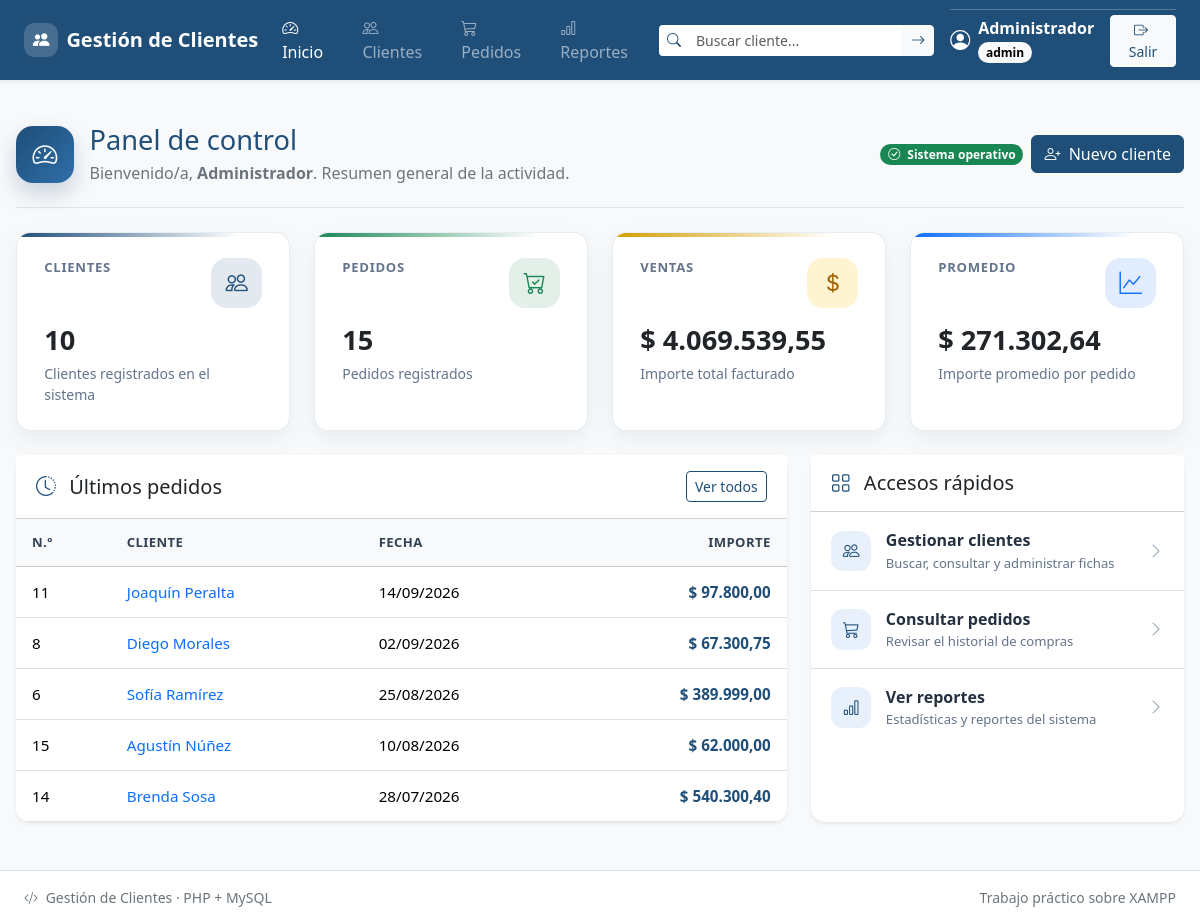
The page /panel.php (signed in) on the database its author committed.
### tables this page shows
CREATE TABLE `pedidos` (
  `id` int(11) NOT NULL,
  `cliente_id` int(11) NOT NULL,
  `descripcion` varchar(150) NOT NULL,
  `importe` decimal(10,2) NOT NULL,
  `fecha_pedido` date NOT NULL
);

CREATE TABLE `clientes` (
  `id` int(11) NOT NULL,
  `nombre` varchar(80) NOT NULL,
  `email` varchar(120) NOT NULL,
  `telefono` varchar(30) DEFAULT NULL,
  `ciudad` varchar(60) DEFAULT NULL,
  `fecha_alta` date NOT NULL
);

### includes/funciones.php (called while the page is built, shortened)
<?php
function e($texto): string
{
    return htmlspecialchars(
        (string) ($texto ?? ''),
        ENT_QUOTES | ENT_SUBSTITUTE,
        'UTF-8'
    );
}
    ?>

### includes/auth.php (called while the page is built, shortened)
<?php
function esAdmin(): bool
{
    return ($_SESSION['rol'] ?? '') === 'admin';
}

### panel.php (the view, shortened to what this page needs)
<?php
require_once __DIR__ . '/config/conexion.php';
require_once __DIR__ . '/includes/auth.php';
require_once __DIR__ . '/includes/funciones.php';
try {
    $totalClientes = (int) $pdo->query('SELECT COUNT(*) FROM clientes')->fetchColumn();
    $resumenPedidos = $pdo->query(
        'SELECT COUNT(*) AS cantidad,
                COALESCE(SUM(importe), 0) AS total,
                COALESCE(AVG(importe), 0) AS promedio
         FROM pedidos'
    )->fetch() ?: ['cantidad' => 0, 'total' => 0, 'promedio' => 0];
    $ultimosPedidos = $pdo->query(
        'SELECT p.id, p.fecha_pedido, p.descripcion, p.importe,
                c.id AS cliente_id, c.nombre AS cliente
         FROM pedidos p
         INNER JOIN clientes c ON c.id = p.cliente_id
         ORDER BY p.fecha_pedido DESC, p.id DESC
         LIMIT 5'
    )->fetchAll();
} catch (PDOException $error) {
    registrar_error($error, 'panel');
    http_response_code(500);
    exit('No se pudo cargar el panel principal.');
}
require_once __DIR__ . '/includes/header.php';
require_once __DIR__ . '/includes/menu.php';
?>
<main id="contenidoPrincipal" class="contenedor contenedor-dashboard">
    <div class="dashboard-header d-flex flex-column flex-md-row
                justify-content-between align-items-md-center gap-3 mb-4">
        <div class="d-flex align-items-start align-items-sm-center gap-3">
            <span class="dashboard-page-icon" aria-hidden="true">
                <i class="bi bi-speedometer2"></i>
            </span>
            <div>
                <h1 class="dashboard-title mb-1">Panel de control</h1>
                <p class="text-secondary mb-0">
                    Bienvenido/a, <strong><?= e($nombreUsuario) ?></strong>.
                    Resumen general de la actividad.
                </p>
            </div>
        </div>
        <div class="d-flex flex-wrap align-items-center gap-2
                    align-self-start align-self-md-center">
            <span class="badge rounded-pill text-bg-success">
                <i class="bi bi-check-circle me-1" aria-hidden="true"></i>
                Sistema operativo
            </span>
            <?php if (esAdmin()): ?>
                <a href="clientes/nuevo.php" class="btn btn-primary">
                    <i class="bi bi-person-plus me-1" aria-hidden="true"></i>
                    Nuevo cliente
                </a>
            <?php endif; ?>
        </div>
    </div>
    <div class="row g-4 mb-4">
        <div class="col-12 col-md-6 col-lg-3">
            <div class="card dashboard-stat dashboard-stat-clientes border-0 shadow-sm h-100">
                <div class="card-body">
                    <div class="d-flex justify-content-between align-items-start gap-3">
                        <p class="dashboard-stat-label">Clientes</p>
                        <span class="dashboard-icon dashboard-icon-clientes" aria-hidden="true">
                            <i class="bi bi-people"></i>
                        </span>
                    </div>
                    <p class="indicador-valor mb-0"><?= $totalClientes ?></p>
                    <p class="dashboard-stat-meta">Clientes registrados en el sistema</p>
                </div>
            </div>
        </div>
        <div class="col-12 col-md-6 col-lg-3">
            <div class="card dashboard-stat dashboard-stat-pedidos border-0 shadow-sm h-100">
                <div class="card-body">
                    <div class="d-flex justify-content-between align-items-start gap-3">
                        <p class="dashboard-stat-label">Pedidos</p>
                        <span class="dashboard-icon dashboard-icon-pedidos" aria-hidden="true">
                            <i class="bi bi-cart-check"></i>
                        </span>
                    </div>
                    <p class="indicador-valor mb-0">
                        <?= (int) $resumenPedidos['cantidad'] ?>
                    </p>
                    <p class="dashboard-stat-meta">Pedidos registrados</p>
                </div>
            </div>
        </div>
        <div class="col-12 col-md-6 col-lg-3">
            <div class="card dashboard-stat dashboard-stat-ventas border-0 shadow-sm h-100">
                <div class="card-body">
                    <div class="d-flex justify-content-between align-items-start gap-3">
                        <p class="dashboard-stat-label">Ventas</p>
                        <span class="dashboard-icon dashboard-icon-ventas" aria-hidden="true">
                            <i class="bi bi-currency-dollar"></i>
                        </span>
                    </div>
                    <p class="indicador-valor mb-0">
                        $ <?= e(number_format((float) $resumenPedidos['total'], 2, ',', '.')) ?>
                    </p>
                    <p class="dashboard-stat-meta">Importe total facturado</p>
                </div>
            </div>
        </div>
        <div class="col-12 col-md-6 col-lg-3">
            <div class="card dashboard-stat dashboard-stat-promedio border-0 shadow-sm h-100">
                <div class="card-body">
                    <div class="d-flex justify-content-between align-items-start gap-3">
                        <p class="dashboard-stat-label">Promedio</p>
                        <span class="dashboard-icon dashboard-icon-promedio" aria-hidden="true">
                            <i class="bi bi-graph-up"></i>
                        </span>
                    </div>
                    <p class="indicador-valor mb-0">
                        $ <?= e(number_format((float) $resumenPedidos['promedio'], 2, ',', '.')) ?>
                    </p>
                    <p class="dashboard-stat-meta">Importe promedio por pedido</p>
                </div>
            </div>
        </div>
    </div>
    <div class="row g-4">
        <div class="col-12 col-xl-8">
            <div class="card dashboard-panel border-0 shadow-sm h-100">
                <div class="card-header bg-white d-flex justify-content-between
                            align-items-center gap-2">
                    <h2 class="h5 mb-0">
                        <i class="bi bi-clock-history me-2 text-primary"
                           aria-hidden="true"></i>
                        Últimos pedidos
                    </h2>
                    <a href="pedidos/listar.php" class="btn btn-sm btn-outline-primary">
                        Ver todos
                    </a>
                </div>
                <div class="table-responsive">
                    <table class="table table-hover align-middle dashboard-table mb-0">
                        <thead class="table-light">
                            <tr>
                                <th scope="col">N.º</th>
                                <th scope="col">Cliente</th>
                                <th scope="col">Fecha</th>
                                <th scope="col" class="text-end">Importe</th>
                            </tr>
                        </thead>
                        <tbody>
                            <?php if (!$ultimosPedidos): ?>
                                <tr>
                                    <td colspan="4"
                                        class="text-center text-secondary py-4">
                                        No hay pedidos registrados.
                                    </td>
                                </tr>
                            <?php else: ?>
                                <?php foreach ($ultimosPedidos as $pedido): ?>
                                    <tr>
                                        <td><?= (int) $pedido['id'] ?></td>
                                        <td>
                                            <a href="clientes/ver.php?id=<?= (int) $pedido['cliente_id'] ?>"
                                               class="text-decoration-none fw-medium">
                                                <?= e($pedido['cliente']) ?>
                                            </a>
                                        </td>
                                        <td><?= e(date('d/m/Y', strtotime((string) $pedido['fecha_pedido']))) ?></td>
                                        <td class="text-end text-nowrap dashboard-importe">
                                            $ <?= e(number_format((float) $pedido['importe'], 2, ',', '.')) ?>
                                        </td>
                                    </tr>
                                <?php endforeach; ?>
                            <?php endif; ?>
                        </tbody>
                    </table>
                </div>
            </div>
        </div>
        <div class="col-12 col-xl-4">
            <div class="card dashboard-panel border-0 shadow-sm h-100">
                <div class="card-header bg-white">
                    <h2 class="h5 mb-0">
                        <i class="bi bi-grid me-2 text-primary" aria-hidden="true"></i>
                        Accesos rápidos
                    </h2>
                </div>
                <div class="list-group list-group-flush">
                    <a href="clientes/listar.php"
                       class="list-group-item list-group-item-action dashboard-action">
                        <span class="dashboard-action-icon" aria-hidden="true">
                            <i class="bi bi-people"></i>
                        </span>
                        <span class="dashboard-action-content">
                            <span class="dashboard-action-title">Gestionar clientes</span>
                            <span class="dashboard-action-text">
                                Buscar, consultar y administrar fichas
                            </span>
                        </span>
                        <i class="bi bi-chevron-right" aria-hidden="true"></i>
                    </a>
                    <a href="pedidos/listar.php"
                       class="list-group-item list-group-item-action dashboard-action">
                        <span class="dashboard-action-icon" aria-hidden="true">
                            <i class="bi bi-cart3"></i>
                        </span>
                        <span class="dashboard-action-content">
                            <span class="dashboard-action-title">Consultar pedidos</span>
                            <span class="dashboard-action-text">
                                Revisar el historial de compras
                            </span>
                        </span>
                        <i class="bi bi-chevron-right" aria-hidden="true"></i>
                    </a>
                    <a href="reportes/index.php"
                       class="list-group-item list-group-item-action dashboard-action">
                        <span class="dashboard-action-icon" aria-hidden="true">
                            <i class="bi bi-bar-chart"></i>
                        </span>
                        <span class="dashboard-action-content">
                            <span class="dashboard-action-title">Ver reportes</span>
                            <span class="dashboard-action-text">
                                Estadísticas y reportes del sistema
                            </span>
                        </span>
                        <i class="bi bi-chevron-right" aria-hidden="true"></i>
                    </a>
                </div>
            </div>
        </div>
    </div>
</main>
<?php require_once __DIR__ . '/includes/footer.php'; ?>

### rows shown on the page
pedidos: id "11", cliente.nombre "Joaquín Peralta", fecha_pedido "14/09/2026", importe "97.800,00"
pedidos: id "8", cliente.nombre "Diego Morales", fecha_pedido "02/09/2026", importe "67.300,75"
pedidos: id "6", cliente.nombre "Sofía Ramírez", fecha_pedido "25/08/2026", importe "389.999,00"
pedidos: id "15", cliente.nombre "Agustín Núñez", fecha_pedido "10/08/2026", importe "62.000,00"
pedidos: id "14", cliente.nombre "Brenda Sosa", fecha_pedido "28/07/2026", importe "540.300,40"

### other values the page prints
$nombreUsuario "Administrador"
$rol "admin"
$totalClientes "10"
$resumenPedidos['cantidad'] "15"
$resumenPedidos['total'] "4.069.539,55"
$resumenPedidos['promedio'] "271.302,64"
